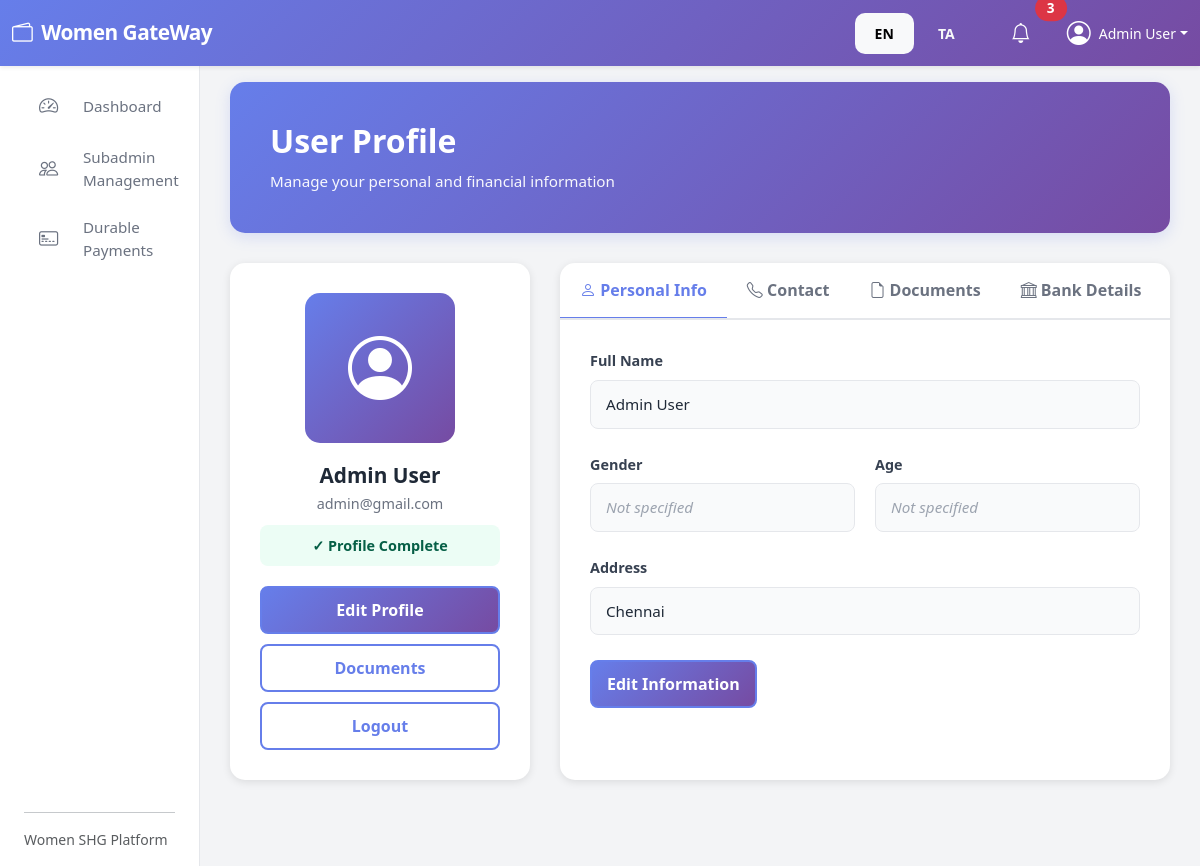
/user/profile (signed in), run on the app's committed database.
### models.py (models this page shows, shortened)
class User(UserMixin, db.Model):
    __tablename__ = "users"
    id = db.Column(db.Integer, primary_key=True)
    full_name = db.Column(db.String(120), nullable=False)
    email = db.Column(db.String(120), unique=True, nullable=False, index=True)
    phone = db.Column(db.String(20))
    password_hash = db.Column(db.String(255), nullable=False)
    role = db.Column(db.String(20), default="USER", nullable=False)
    aadhaar_number = db.Column(db.String(12))
    pan_number = db.Column(db.String(10))
    address = db.Column(db.String(255))
    bank_account_number = db.Column(db.String(32))
    ifsc_code = db.Column(db.String(20))
    gender = db.Column(db.String(20))
    age = db.Column(db.Integer)
    join_date = db.Column(db.Date, default=date.today)
    savings = db.relationship("Savings", backref="user", lazy="dynamic")
    loans = db.relationship("Loan", backref="user", lazy="dynamic")
    attendance_records = db.relationship("Attendance", backref="user", lazy="dynamic")
    def is_admin(self):
        return self.role.upper() == "ADMIN"

### user.py (the view)
@user_bp.route("/profile")
@login_required
def profile():
    return render_template("profile.html")

### templates/profile.html (shortened to what this page needs)
{% extends "base.html" %}
{% block content %}
<div class="profile-header">
    <h2>User Profile</h2>
    <p>Manage your personal and financial information</p>
</div>
<div class="profile-container">
    <div class="profile-sidebar">
        <div class="profile-avatar">
            <i class="bi bi-person-circle"></i>
        </div>
        <div class="profile-name">
            <h4>{{ current_user.full_name }}</h4>
            <p>{{ current_user.email }}</p>
        </div>
        <div class="profile-status">
            ✓ Profile Complete
        </div>
        <div class="profile-actions">
            <button class="btn-profile primary" onclick="scrollToTab('personal')">Edit Profile</button>
            <button class="btn-profile" onclick="scrollToTab('documents')">Documents</button>
            <a href="{{ url_for('auth.logout') }}" class="btn-profile">Logout</a>
        </div>
    </div>
    <div class="profile-content">
        <div class="profile-tabs">
            <button class="profile-tab active" onclick="switchTab(event, 'personal')">
                <i class="bi bi-person"></i> Personal Info
            </button>
            <button class="profile-tab" onclick="switchTab(event, 'contact')">
                <i class="bi bi-telephone"></i> Contact
            </button>
            <button class="profile-tab" onclick="switchTab(event, 'documents')">
                <i class="bi bi-file-earmark"></i> Documents
            </button>
            <button class="profile-tab" onclick="switchTab(event, 'bank')">
                <i class="bi bi-bank"></i> Bank Details
            </button>
        </div>
        <div id="personal" class="profile-tab-content active">
            <div class="profile-field">
                <label>Full Name</label>
                <div class="profile-field-value">{{ current_user.full_name }}</div>
            </div>
            <div class="form-row">
                <div class="profile-field">
                    <label>Gender</label>
                    <div class="profile-field-value {% if not current_user.gender %}empty{% endif %}">
                        {{ current_user.gender or 'Not specified' }}
                    </div>
                </div>
                <div class="profile-field">
                    <label>Age</label>
                    <div class="profile-field-value {% if not current_user.age %}empty{% endif %}">
                        {{ current_user.age or 'Not specified' }}
                    </div>
                </div>
            </div>
            <div class="profile-field">
                <label>Address</label>
                <div class="profile-field-value {% if not current_user.address %}empty{% endif %}">
                    {{ current_user.address or 'Not specified' }}
                </div>
            </div>
            <button class="btn-profile primary" onclick="toggleEdit('personal')">Edit Information</button>
        </div>
    </div>
</div>
{% endblock %}

### templates/base.html (shortened to what this page needs)
<!doctype html>
<html lang="{{ 'ta' if lang == 'ta' else 'en' }}">
<head>
    <link href="https://cdn.jsdelivr.net/npm/bootstrap@5.3.3/dist/css/bootstrap.min.css" rel="stylesheet">
    <link href="https://cdn.jsdelivr.net/npm/bootstrap-icons@1.11.3/font/bootstrap-icons.css" rel="stylesheet">
</head>
<body class="bg-light">
<nav class="navbar navbar-expand-lg navbar-dark top-navbar shadow-sm">
    <div class="container-fluid">
        <a class="navbar-brand fw-bold" href="#">
            <i class="bi bi-wallet2 me-1"></i> Women GateWay
        </a>
        <div class="d-flex align-items-center ms-auto">
            <div class="me-3">
                <a href="?lang=en" class="btn btn-sm btn-outline-light {% if lang == 'en' %}active{% endif %}">EN</a>
                <a href="?lang=ta" class="btn btn-sm btn-outline-light {% if lang == 'ta' %}active{% endif %}">TA</a>
            </div>
            <button class="btn btn-link text-white position-relative me-3">
                <i class="bi bi-bell fs-5"></i>
                <span class="position-absolute top-0 start-100 translate-middle badge rounded-pill bg-danger">3</span>
            </button>
            {% if current_user.is_authenticated %}
            <div class="dropdown">
                <a class="d-flex align-items-center text-white text-decoration-none dropdown-toggle" href="#" id="profileDropdown" data-bs-toggle="dropdown" aria-expanded="false">
                    <i class="bi bi-person-circle fs-4 me-2"></i>
                    <span class="small">{{ current_user.full_name }}</span>
                </a>
            </div>
            {% endif %}
        </div>
    </div>
</nav>
<div class="container-fluid">
    <div class="row flex-nowrap">
        {% if current_user.is_authenticated %}
        <div class="col-auto col-md-3 col-xl-2 px-sm-2 px-0 sidebar bg-white shadow-sm">
            <div class="d-flex flex-column align-items-sm-start px-3 pt-3 min-vh-100">
                {% if current_user.is_admin() %}
                <ul class="nav nav-pills flex-column mb-sm-auto mb-0 w-100" id="menu">
                    <li class="nav-item">
                        <a href="{{ url_for('admin.admin_dashboard') }}" class="nav-link sidebar-link {% if request.endpoint == 'admin.admin_dashboard' %}active{% endif %}">
                            <i class="bi bi-speedometer2 me-2"></i><span>{{ t('Dashboard') }}</span>
                        </a>
                    </li>
                    <li>
                        <a href="{{ url_for('admin.subadmin_list') }}" class="nav-link sidebar-link {% if 'subadmin' in request.endpoint %}active{% endif %}">
                            <i class="bi bi-people me-2"></i><span>{{ t('Subadmin Management') }}</span>
                        </a>
                    </li>
                    <li>
                        <a href="{{ url_for('admin.durable_payments') }}" class="nav-link sidebar-link {% if 'durable_payments' in request.endpoint %}active{% endif %}">
                            <i class="bi bi-credit-card-2-front me-2"></i><span>{{ t('Durable Payments') }}</span>
                        </a>
                    </li>
                </ul>
                {% endif %}
                <hr class="w-100">
                <p class="small text-muted mb-3">Women SHG Platform</p>
            </div>
        </div>
        {% endif %}
        <main class="col py-3 main-content">
            {% block content %}{% endblock %}
        </main>
    </div>
</div>
</body>
</html>

### templates/base.html (style rules this page uses)
:root { --primary-gradient: linear-gradient(135deg, #667eea 0%, #764ba2 100%); --primary-color: #667eea; --secondary-color: #764ba2; --success-color: #10b981; --warning-color: #f59e0b; --danger-color: #ef4444; --info-color: #3b82f6; --text-primary: #1f2937; --text-secondary: #6b7280; --bg-light: #f9fafb; --bg-lighter: #f3f4f6; --border-color: #e5e7eb; --shadow-sm: 0 1px 2px 0 rgba(0, 0, 0, 0.05); --shadow-md: 0 4px 6px -1px rgba(0, 0, 0, 0.1); --shadow-lg: 0 10px 15px -3px rgba(0, 0, 0, 0.1); }
* { margin: 0; padding: 0; box-sizing: border-box; }
body { font-family: 'Segoe UI', Tahoma, Geneva, Verdana, sans-serif; color: var(--text-primary); background-color: var(--bg-lighter); }
.top-navbar { background: var(--primary-gradient); box-shadow: var(--shadow-md); border-bottom: none; }
.top-navbar .navbar-brand { font-size: 1.3rem; font-weight: 700; letter-spacing: -0.5px; }
.top-navbar .btn-link { color: white !important; text-decoration: none; }
.sidebar { background-color: white; border-right: 1px solid var(--border-color); box-shadow: var(--shadow-sm); min-height: 100vh; }
.sidebar-link { color: var(--text-secondary); border-radius: 10px; padding: 10px 15px; margin-bottom: 5px; display: flex; align-items: center; gap: 12px; font-size: 0.95rem; font-weight: 500; transition: all 0.3s ease; text-decoration: none; }
.sidebar-link i { font-size: 1.2rem; min-width: 24px; }
.main-content { background-color: var(--bg-lighter); min-height: calc(100vh - 56px); padding: 30px; }
.btn { border-radius: 10px; font-weight: 600; padding: 10px 20px; transition: all 0.3s ease; border: none; }
.badge { padding: 6px 12px; border-radius: 20px; font-weight: 600; font-size: 0.85rem; }

### templates/profile.html (style rules this page uses)
.profile-header { background: linear-gradient(135deg, #667eea 0%, #764ba2 100%); color: white; padding: 40px; border-radius: 15px; margin-bottom: 30px; box-shadow: 0 4px 15px rgba(102, 126, 234, 0.2); }
.profile-header h2 { font-size: 2rem; font-weight: 700; margin: 0 0 10px 0; }
.profile-header p { font-size: 0.95rem; opacity: 0.95; margin: 0; }
.profile-container { display: grid; grid-template-columns: 300px 1fr; gap: 30px; }
.profile-sidebar { background: white; border-radius: 15px; padding: 30px; box-shadow: 0 2px 8px rgba(0, 0, 0, 0.1); height: fit-content; }
.profile-avatar { width: 150px; height: 150px; background: linear-gradient(135deg, #667eea 0%, #764ba2 100%); border-radius: 15px; display: flex; align-items: center; justify-content: center; font-size: 4rem; margin: 0 auto 20px; color: white; }
.profile-name { text-align: center; margin-bottom: 10px; }
.profile-name h4 { font-size: 1.3rem; font-weight: 700; color: #1f2937; margin: 0 0 5px 0; }
.profile-name p { color: #6b7280; font-size: 0.9rem; margin: 0; }
.profile-status { background: #ecfdf5; color: #065f46; padding: 10px 15px; border-radius: 8px; text-align: center; font-size: 0.9rem; font-weight: 600; margin-bottom: 20px; }
.profile-actions { display: flex; flex-direction: column; gap: 10px; }
.btn-profile { padding: 10px 15px; border: 2px solid #667eea; background: transparent; color: #667eea; border-radius: 8px; cursor: pointer; font-weight: 600; transition: all 0.3s; text-decoration: none; text-align: center; }
.btn-profile.primary { background: linear-gradient(135deg, #667eea 0%, #764ba2 100%); color: white; border-color: #667eea; }
.profile-content { background: white; border-radius: 15px; box-shadow: 0 2px 8px rgba(0, 0, 0, 0.1); }
.profile-tabs { display: flex; border-bottom: 2px solid #e5e7eb; overflow-x: auto; }
.profile-tab { padding: 15px 20px; background: transparent; border: none; cursor: pointer; font-weight: 600; color: #6b7280; transition: all 0.3s; white-space: nowrap; border-bottom: 3px solid transparent; margin-bottom: -2px; }
.profile-tab.active { color: #667eea; border-bottom-color: #667eea; }
.profile-tab-content { display: none; padding: 30px; }
.profile-tab-content.active { display: block; }
.profile-field { margin-bottom: 25px; }
.profile-field label { display: block; font-weight: 600; color: #374151; margin-bottom: 8px; font-size: 0.9rem; }
.profile-field-value { background: #f9fafb; padding: 12px 15px; border-radius: 8px; color: #1f2937; font-size: 0.95rem; border: 1px solid #e5e7eb; }
.profile-field-value.empty { color: #9ca3af; font-style: italic; }
.form-row { display: grid; grid-template-columns: 1fr 1fr; gap: 20px; }

### data on the page
User: full_name "Admin User", email "admin@gmail.com", gender "Not specified", age "Not specified", address "Chennai"

### other printed values
{{ t('Dashboard') }} "Dashboard"
{{ t('Subadmin Management') }} "Subadmin Management"
{{ t('Durable Payments') }} "Durable Payments"
